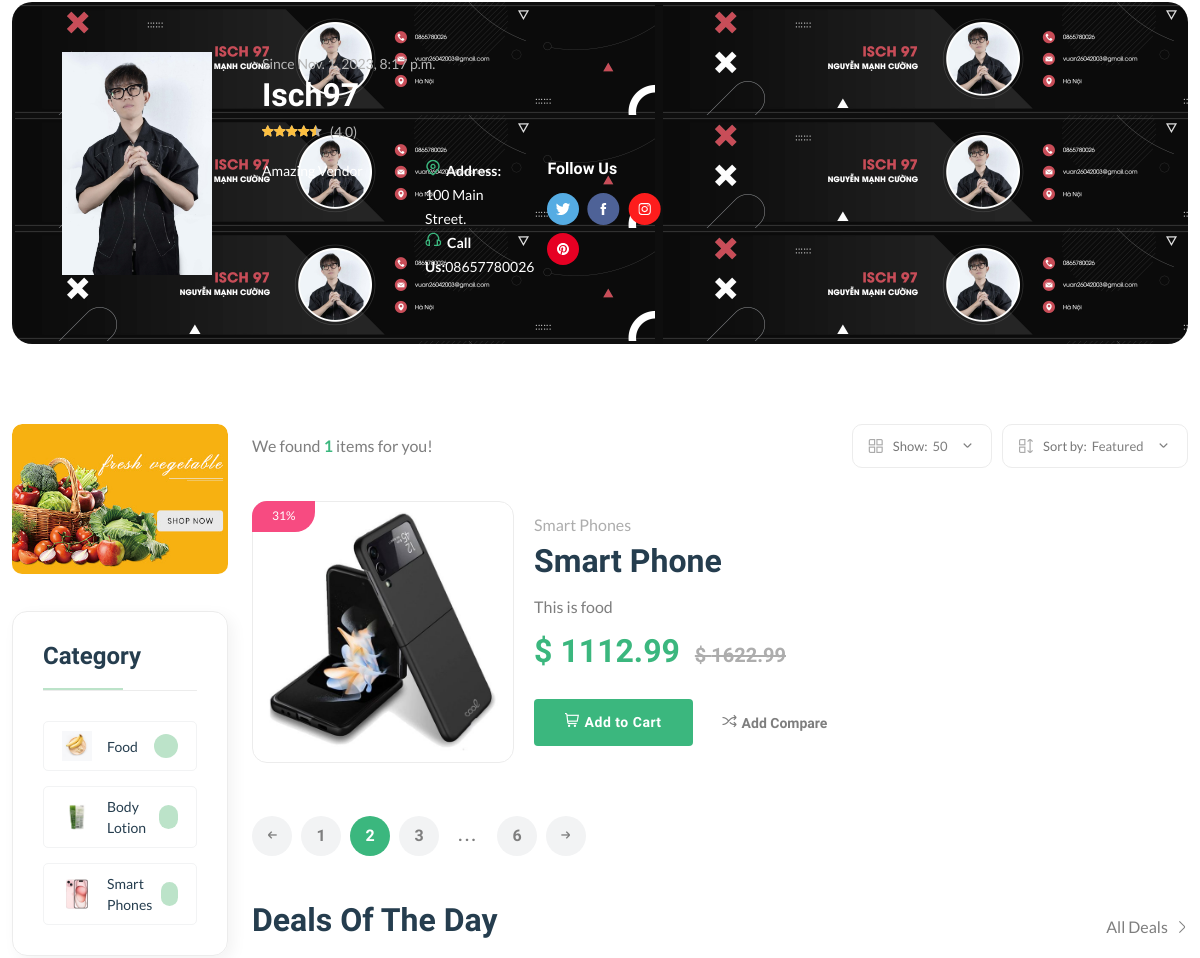
Before: /vendor/ven3122121111 (middle part) with the older database file.
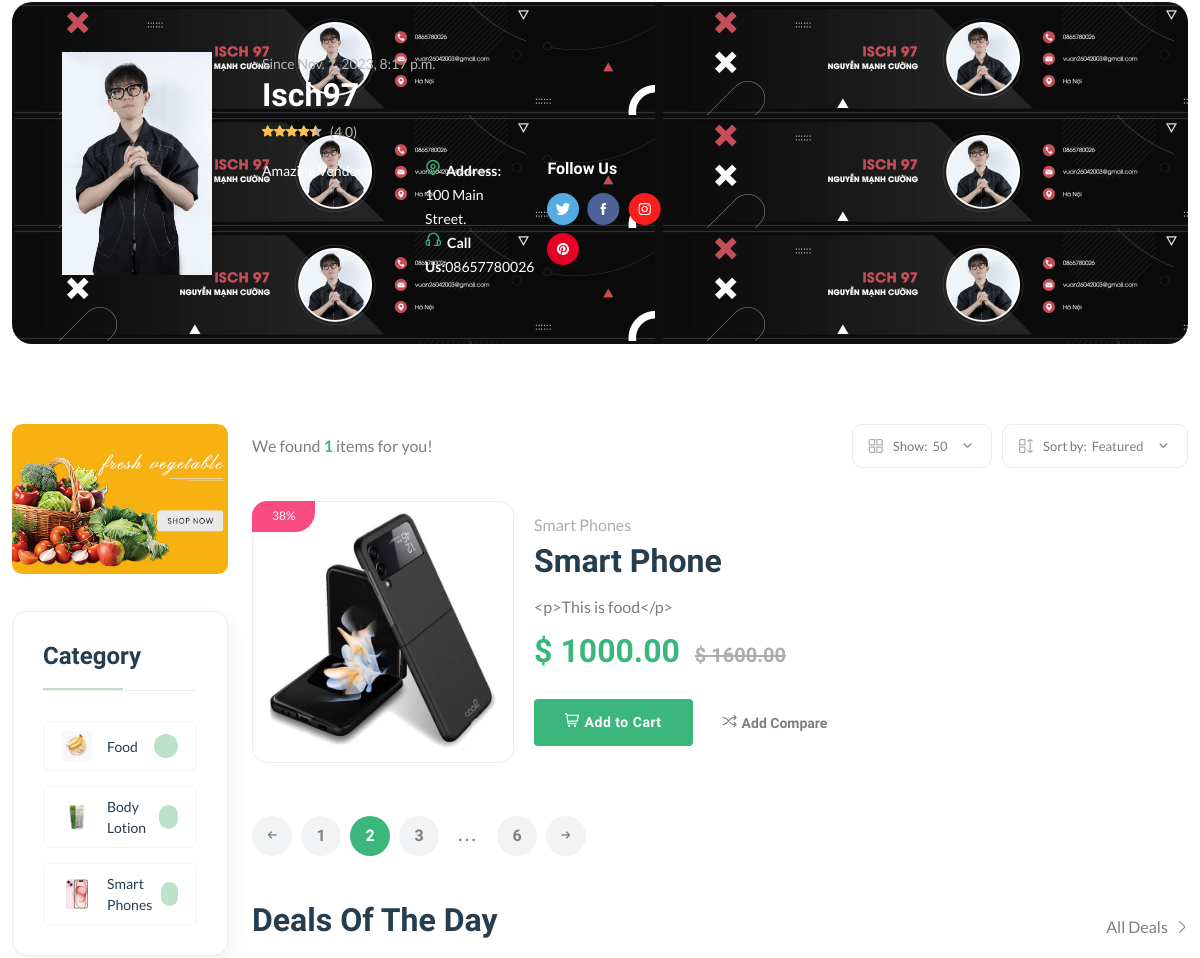
After: the same page with the newer database file.
### core/models.py (models this page shows, shortened)
class Vendor(models.Model):
    vid = ShortUUIDField(unique=True, length=10, max_length=20, prefix="ven", alphabet="123123123")
    title = models.CharField(max_length=100, default="Nestify")
    image = models.ImageField(upload_to=user_directory_path, default="vendor.jpg")
    cover_image = models.ImageField(upload_to=user_directory_path, default="vendor.jpg")
    description = RichTextUploadingField(null=True, blank=True, default="Amazing Vendor")
    address = models.CharField(max_length=100, default="100 Main Street.")
    contact = models.CharField(max_length=100, default="08657780026")
    chat_resp_time = models.CharField(max_length=100, default="100")
    shipping_on_time = models.CharField(max_length=100, default="100")
    authentic_rating = models.CharField(max_length=100, default="100")
    days_return= models.CharField(max_length=100, default="100")
    warranty_peridod = models.CharField(max_length=100, default="100")
    user = models.ForeignKey(User, on_delete=models.SET_NULL, null=True)
    date = models.DateTimeField(auto_now_add=True, null=True, blank=True)
    class Meta:
        verbose_name_plural = "Vendors"

class Product(models.Model):
    pid = ShortUUIDField(unique=True, length=10, max_length=20, alphabet="123123123")
    user = models.ForeignKey(User, on_delete=models.SET_NULL, null=True)
    category = models.ForeignKey(Category, on_delete=models.SET_NULL, null=True, related_name="category")
    vendor = models.ForeignKey(Vendor, on_delete=models.SET_NULL, null=True, related_name="product")
    title = models.CharField(max_length=100, default="Fresh Pear")
    image = models.ImageField(upload_to=user_directory_path, default="product.jpg")
    description = RichTextUploadingField(null=True, blank=True, default="This is the product")
    price = models.DecimalField(max_digits=99999999, decimal_places=2, default="1.99")
    old_price = models.DecimalField(max_digits=99999999, decimal_places=2, default="2.99")
    specifications = RichTextUploadingField(null=True, blank=True)
    type = models.CharField(max_length=100, default="Organic", null=True, blank=True)
    stock_count = models.CharField(max_length=100, default="8", null=True, blank=True)
    life = models.CharField(max_length=100, default="100 Days", null=True, blank=True)
    mfd = models.DateTimeField(auto_now_add=False, null=True, blank=True)
    tags = TaggableManager(blank=True)
    product_status = models.CharField(choices=STATUS, max_length=10, default="in_review")
    status = models.BooleanField(default=True)
    in_stock = models.BooleanField(default=True)
    featured = models.BooleanField(default=False)
    digital = models.BooleanField(default=True)
    sku = ShortUUIDField(unique=True, length=4, max_length=20, prefix="sku", alphabet="123123123")
    date = models.DateTimeField(auto_now_add=True)
    update = models.DateTimeField(null=True, blank=True)
    class Meta:
            verbose_name_plural = "Products"
    def get_precentage(self):
        discountPercent = 100 - (self.price / self.old_price) * 100
        return discountPercent

class Category(models.Model):
    cid = ShortUUIDField(unique=True, length=10, max_length=20, prefix="cart", alphabet="123123123")
    title = models.CharField(max_length=100, default="Food")
    image = models.ImageField(upload_to="category", default="category.jpg")
    class Meta:
        verbose_name_plural = "Categories"

### core/views.py (the view)
# urls.py: path("vendor/<vid>", vendor_detail_view, name="vendor-detail"),
def vendor_detail_view(request, vid):
    vendor = Vendor.objects.get(vid=vid)
    products = Product.objects.filter(vendor=vendor, product_status="published")
    context = {
        "vendor": vendor,
        "products": products,
    }
    return render(request, "core/vendor-detail-list.html", context)

### core/context_processor.py (called while the page is built)
def default (request):
    categories = Category.objects.all()
    vendors = Vendor.objects.all()
    min_max_price = Product.objects.aggregate(Min("price"), Max("price"))
    try:
        address = Address.objects.get(user=request.user)
    except:
        address = None
    return {
        'categories': categories,
        'address': address,
        'vendors': vendors,
        'min_max_price': min_max_price,
    }

### templates/core/vendor-detail-list.html (shortened to what this page needs)
{% extends 'partials/base.html' %}
{% load static %}
{% block content%}
    <main class="main">
        <div class="container mb-30">
            <div class="archive-header-3 mt-30 mb-80" style="background-image: url({{ vendor.cover_image.url }})">
                <div class="archive-header-3-inner">
                    <div class="vendor-logo mr-50">
                        <img src="{{ vendor.image.url }}" alt="" />
                    </div>
                    <div class="vendor-content">
                        <div class="product-category">
                            <span class="text-muted">Since {{vendor.date}}</span>
                        </div>
                        <h3 class="mb-5 text-white"><a href="vendor-details-1.html" class="text-white">{{vendor.title}}</a></h3>
                        <div class="product-rate-cover mb-15">
                            <div class="product-rate d-inline-block">
                                <div class="product-rating" style="width: 90%"></div>
                            </div>
                            <span class="font-small ml-5 text-muted"> (4.0)</span>
                        </div>
                        <div class="row">
                            <div class="col-lg-4">
                                <div class="vendor-des mb-15">
                                    <p class="font-sm text-white">{{vendor.description}}</p>
                                </div>
                            </div>
                            <div class="col-lg-3">
                                <div class="vendor-info text-white mb-15">
                                    <ul class="font-sm">
                                        <li><img class="mr-5" src="{% static 'assets/imgs/theme/icons/icon-location.svg' %}" alt="" /><strong>Address: <br> </strong> <span>{{vendor.address}}</span></li>
                                        <li><img class="mr-5" src="{% static 'assets/imgs/theme/icons/icon-contact.svg' %}" alt="" /><strong>Call Us:</strong><span>{{vendor.contact}}</span></li>
                                    </ul>
                                </div>
                            </div>
                            <div class="col-lg-4">
                                <div class="follow-social">
                                    <h6 class="mb-15 text-white">Follow Us</h6>
                                    <ul class="social-network">
                                        <li class="hover-up">
                                            <a href="#">
                                                <img src="{% static 'assets/imgs/theme/icons/social-tw.svg' %}" alt="" />
                                            </a>
                                        </li>
                                        <li class="hover-up">
                                            <a href="#">
                                                <img src="{% static 'assets/imgs/theme/icons/social-fb.svg' %}" alt="" />
                                            </a>
                                        </li>
                                        <li class="hover-up">
                                            <a href="#">
                                                <img src="{% static 'assets/imgs/theme/icons/social-insta.svg' %}" alt="" />
                                            </a>
                                        </li>
                                        <li class="hover-up">
                                            <a href="#">
                                                <img src="{% static 'assets/imgs/theme/icons/social-pin.svg' %}" alt="" />
                                            </a>
                                        </li>
                                    </ul>
                                </div>
                            </div>
                        </div>
                    </div>
                </div>
            </div>
            <div class="row flex-row-reverse">
                <div class="col-lg-4-5">
                    <div class="shop-product-fillter">
                        <div class="totall-product">
                            <p>We found <strong class="text-brand">{{products.count}}</strong> items for you!</p>
                        </div>
                        <div class="sort-by-product-area">
                            <div class="sort-by-cover mr-10">
                                <div class="sort-by-product-wrap">
                                    <div class="sort-by">
                                        <span><i class="fi-rs-apps"></i>Show:</span>
                                    </div>
                                    <div class="sort-by-dropdown-wrap">
                                        <span> 50 <i class="fi-rs-angle-small-down"></i></span>
                                    </div>
                                </div>
                            </div>
                            <div class="sort-by-cover">
                                <div class="sort-by-product-wrap">
                                    <div class="sort-by">
                                        <span><i class="fi-rs-apps-sort"></i>Sort by:</span>
                                    </div>
                                    <div class="sort-by-dropdown-wrap">
                                        <span> Featured <i class="fi-rs-angle-small-down"></i></span>
                                    </div>
                                </div>
                            </div>
                        </div>
                    </div>
                    <div class="product-list mb-50">
                        {% for p in products %}
                        <div class="product-cart-wrap">
                            <div class="product-img-action-wrap">
                                <div class="product-img product-img-zoom">
                                    <div class="product-img-inner">
                                        <a href="shop-product-right.html">
                                            <img class="default-img" src=" {{ p.image.url }}" alt="" />
                                        </a>
                                    </div>
                                </div>
                                <div class="product-badges product-badges-position product-badges-mrg">
                                    <span class="hot">{{p.get_precentage|floatformat:0}}%</span>
                                </div>
                            </div>
                            <div class="product-content-wrap">
                                <div class="product-category">
                                    <a href="shop-grid-right.html">{{p.category.title}}</a>
                                </div>
                                <h2><a href="shop-product-right.html">{{p.title|truncatechars:40}}</a></h2>
                                <p class="mt-15 mb-15">{{ p.description }}</p>
                                <div class="product-price">
                                    <span>$ {{p.price}} </span>
                                    <span class="old-price">$ {{p.old_price}} </span>
                                </div>
                                <div class="mt-30 d-flex align-items-center">
                                    <a aria-label="Buy now" class="btn" href="shop-cart.html"><i class="fi-rs-shopping-cart mr-5"></i>Add to Cart</a>
                                    <a href="#" class="add-wishlish ml-30 text-body font-sm font-heading font-weight-bold"><i class="fi-rs-shuffle mr-5"></i>Add Compare</a>
                                </div>
                            </div>
                        </div>
                        {% endfor %}
                    </div>
                    <div class="pagination-area mt-20 mb-20">
                        <nav aria-label="Page navigation example">
                            <ul class="pagination justify-content-start">
                                <li class="page-item">
                                    <a class="page-link" href="#"><i class="fi-rs-arrow-small-left"></i></a>
                                </li>
                                <li class="page-item"><a class="page-link" href="#">1</a></li>
                                <li class="page-item active"><a class="page-link" href="#">2</a></li>
                                <li class="page-item"><a class="page-link" href="#">3</a></li>
                                <li class="page-item"><a class="page-link dot" href="#">...</a></li>
                                <li class="page-item"><a class="page-link" href="#">6</a></li>
                                <li class="page-item">
                                    <a class="page-link" href="#"><i class="fi-rs-arrow-small-right"></i></a>
                                </li>
                            </ul>
                        </nav>
                    </div>
                    <section class="section-padding pb-5">
                        <div class="section-title">
                            <h3 class="">Deals Of The Day</h3>
                            <a class="show-all" href="shop-grid-right.html">
                                All Deals
                                <i class="fi-rs-angle-right"></i>
                            </a>
                        </div>
                    </section>
                </div>
                <div class="col-lg-1-5 primary-sidebar sticky-sidebar">
                    <div class="banner-img mb-30">
                        <img src="{% static 'assets/imgs/banner/banner-10.jpg' %}" alt="" />
                    </div>
                    <div class="sidebar-widget widget-category-2 mb-30">
                        <h5 class="section-title style-1 mb-30">Category</h5>
                        <ul>
                            {% for c in categories %}
                            <li>
                                <a href="shop-grid-right.html"> <img src="{{c.image.url}}" alt="" />{{c.title}}</a><span class="count">{{C.category.all.count}}</span>
                            </li>
                            {% endfor %}
                        </ul>
                    </div>
                </div>
            </div>
        </div>
    </main>
{% endblock content %}

### templates/partials/base.html (shortened to what this page needs)
{% load static %}
<!DOCTYPE html>
<html class="no-js" lang="en">
<head>
    <link rel="stylesheet" href="{% static 'assets/css/plugins/slider-range.css' %}" />
    <link rel="stylesheet" href="{% static 'assets/css/main.css' %}" />
</head>
<body>
    {% block content %}
    {% endblock content %}
</body>
</html>

Changed rows visible on the page:
changed Product "Smart Phone": get_precentage "31" → "38"; description "This is food" → "<p>This is food</p>"; price "1112.99" → "1000.00"; old_price "1622.99" → "1600.00"
